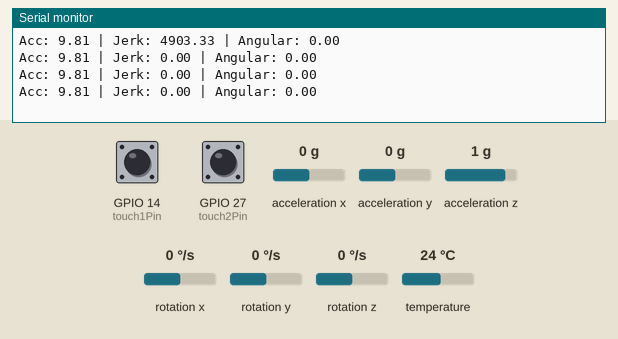
This sketch was run on a simulated ESP32. Parts: the last lines printed to the serial monitor. The inputs (shaded band) are chosen by the test bench; at power-on: acceleration x 0 g, acceleration y 0 g, acceleration z 1 g, rotation x 0 °/s, rotation y 0 °/s, GPIO 14 (touch1Pin) LOW, GPIO 27 (touch2Pin) LOW, rotation z 0 °/s, temperature 24 °C. Nothing arrives over Bluetooth unless stated.

Above: at 1.3 s.
1.4 s: acceleration x set to -1.4 g
At 1.82 s:
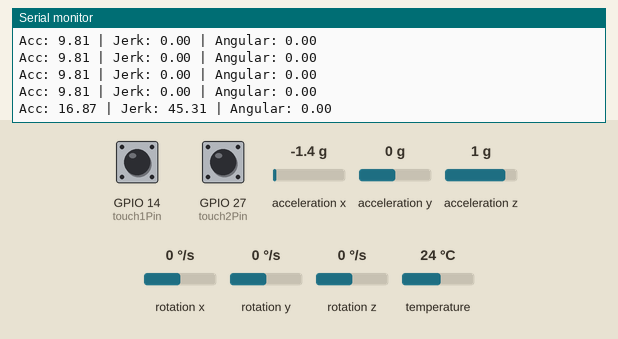
2.9 s: acceleration y set to -1.4 g
At 3.03 s:
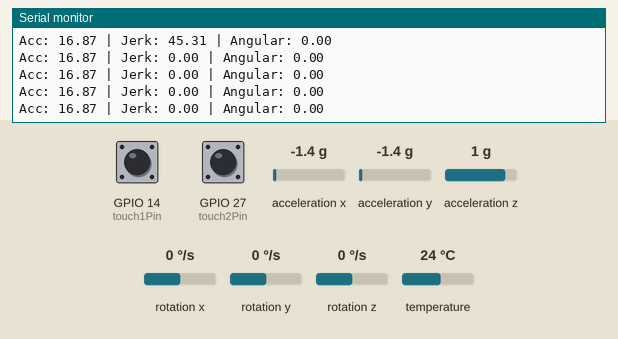
4.4 s: acceleration z set to -1.4 g
At 4.54 s:
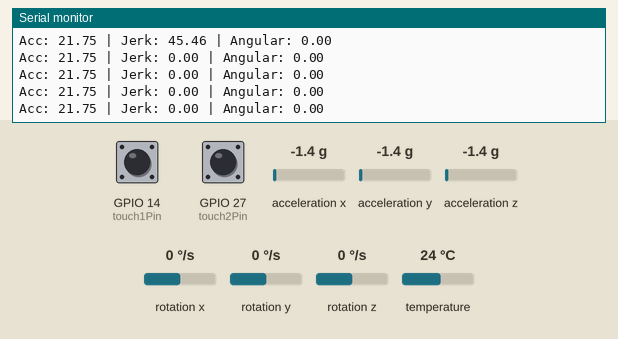
5.9 s: rotation x set to -192 °/s
At 6.06 s:
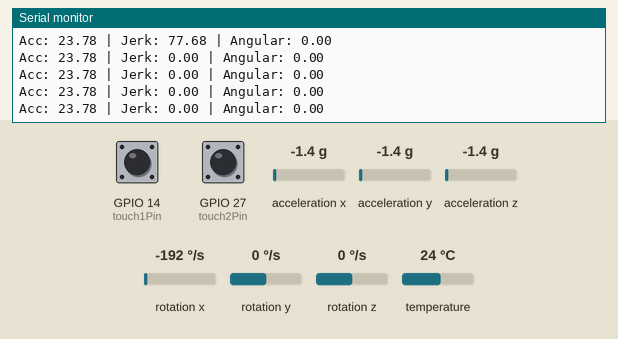
7.4 s: rotation y set to -192 °/s
At 7.57 s:
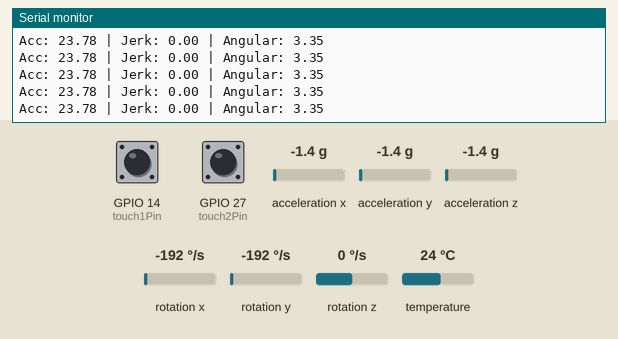
Timing chart, 0 to 9.9 s (numbered marks = the images above; inputs shaded):
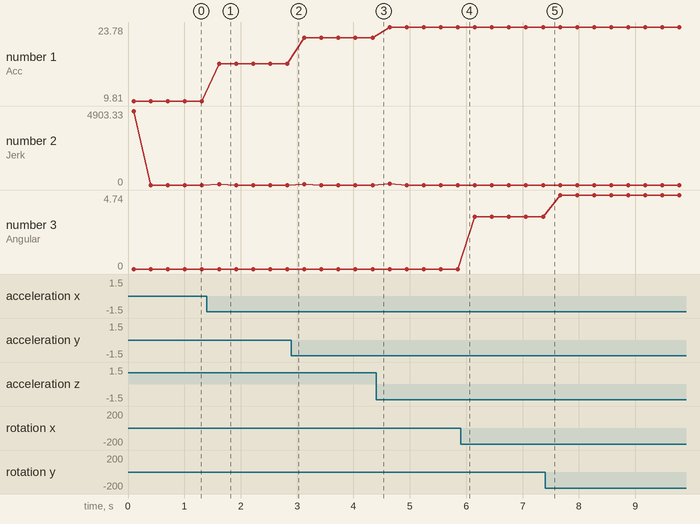

Measured:
- after the input at 1.4 s, the serial monitor: prints a new line after 0.22 s (image 1)
- plotted number 1: 9.81 → 16.87 after the input at 1.4 s, 16.87 → 21.75 after the input at 2.9 s, 21.75 → 23.78 after the input at 4.4 s
- plotted number 3: 0 → 3.35 after the input at 5.9 s, 3.35 → 4.74 after the input at 7.4 s

The sketch:

Sender_Helmet.ino
```cpp
/////////////////////// Sender Code /////////////
#include <Wire.h>
#include <Adafruit_MPU6050.h>
#include <Adafruit_Sensor.h>
#include <esp_now.h>
#include <WiFi.h>
#include "BluetoothSerial.h"

// --- Bluetooth for App ---
BluetoothSerial SerialBT;

// --- Touch Sensor Pins ---
const int touch1Pin = 14;
const int touch2Pin = 27;

// --- MPU6050 ---
Adafruit_MPU6050 mpu;
double prev_ax = 0, prev_ay = 0, prev_az = 0;
unsigned long prev_time = 0;

// --- State ---
bool crashDetected = false;
int lastHelmetState = -1;

// --- ESP-NOW Receiver MAC ---
uint8_t receiverMAC[] = {0xC0,0x5D,0x89,0xB1,0x13,0x60};  // Replace with actual

// --- Data structure ---
typedef struct struct_message {
  uint8_t signal;  // 0 = helmet on, 2 = off, 1 = crash
} struct_message;

struct_message dataToSend;

void setup() {
  Serial.begin(115200);

  pinMode(touch1Pin, INPUT);
  pinMode(touch2Pin, INPUT);

  // Bluetooth for mobile app
  SerialBT.begin("CrashHelmet");

  // MPU6050 init
  if (!mpu.begin()) {
    Serial.println("MPU6050 not found");
    while (1);
  }

  mpu.setAccelerometerRange(MPU6050_RANGE_8_G);
  mpu.setGyroRange(MPU6050_RANGE_500_DEG);
  mpu.setFilterBandwidth(MPU6050_BAND_21_HZ);
  delay(100);
  prev_time = millis();

  // Wi-Fi and ESP-NOW init
  WiFi.mode(WIFI_STA);
  if (esp_now_init() != ESP_OK) {
    Serial.println("ESP-NOW init failed");
    return;
  }

  esp_now_peer_info_t peerInfo = {};
  memcpy(peerInfo.peer_addr, receiverMAC, 6);
  peerInfo.channel = 0;
  peerInfo.encrypt = false;

  if (esp_now_add_peer(&peerInfo) != ESP_OK) {
    Serial.println("Failed to add peer");
    return;
  }
}

void loop() {
  int touch1 = digitalRead(touch1Pin);
  int touch2 = digitalRead(touch2Pin);
  int currentHelmetState = (touch1 == HIGH && touch2 == HIGH) ? 0 : 2;

  if (currentHelmetState != lastHelmetState) {
    SerialBT.write((uint8_t)currentHelmetState);
    dataToSend.signal = currentHelmetState;
    esp_now_send(receiverMAC, (uint8_t*)&dataToSend, sizeof(dataToSend));
    lastHelmetState = currentHelmetState;

    if (currentHelmetState == 0)
      crashDetected = false;
  }

  // --- Crash detection ---
  sensors_event_t accel, gyro, temp;
  mpu.getEvent(&accel, &gyro, &temp);

  double a_x = accel.acceleration.x;
  double a_y = accel.acceleration.y;
  double a_z = accel.acceleration.z;
  double resultant_acceleration = sqrt(a_x * a_x + a_y * a_y + a_z * a_z);

  unsigned long current_time = millis();
  double dt = (current_time - prev_time) / 1000.0;
  double delta_a = sqrt(pow(a_x - prev_ax, 2) + pow(a_y - prev_ay, 2) + pow(a_z - prev_az, 2));
  double jerk = delta_a / dt;

  prev_ax = a_x;
  prev_ay = a_y;
  prev_az = a_z;
  prev_time = current_time;

  double g_x = gyro.gyro.x;
  double g_y = gyro.gyro.y;
  double g_z = gyro.gyro.z;
  double resultant_g = sqrt(g_x * g_x + g_y * g_y + g_z * g_z);

  Serial.print("Acc: "); Serial.print(resultant_acceleration);
  Serial.print(" | Jerk: "); Serial.print(jerk);
  Serial.print(" | Angular: "); Serial.println(resultant_g);

  if (!crashDetected && resultant_acceleration > 39.2 && resultant_g > 3 && jerk > 100) {
    Serial.println("Crash Detected!");
    SerialBT.write((uint8_t)1);
    dataToSend.signal = 1;
    esp_now_send(receiverMAC, (uint8_t*)&dataToSend, sizeof(dataToSend));
    crashDetected = true;
  }

  delay(300);
}
```
